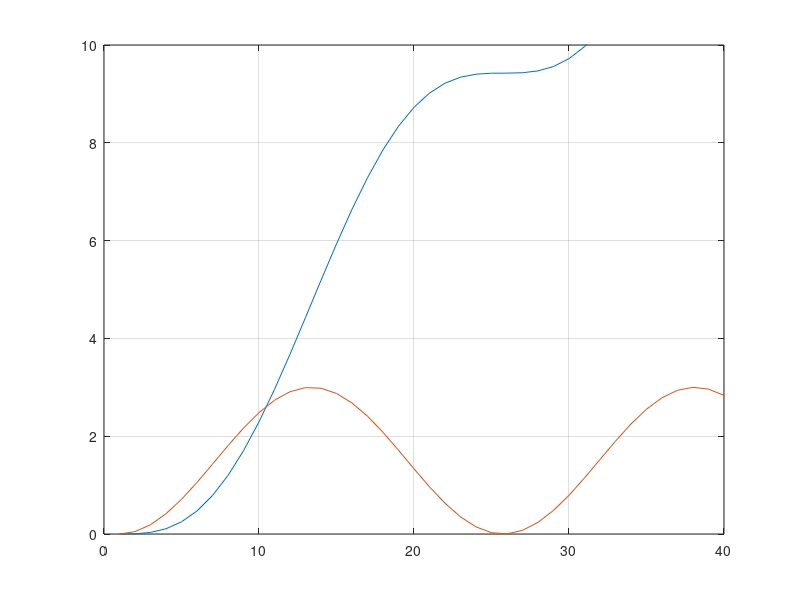

Here is the MATLAB script that generated this plot:
%Problem 3
t=linspace(0,8*pi);
%equations
r=1.5;
x=r*(t-sin(t));
y=r*(1-cos(t));
%plotting the equations
plot(x);
hold on
plot(y);
hold off
%graph changes
axis([0 40 0 10])
grid